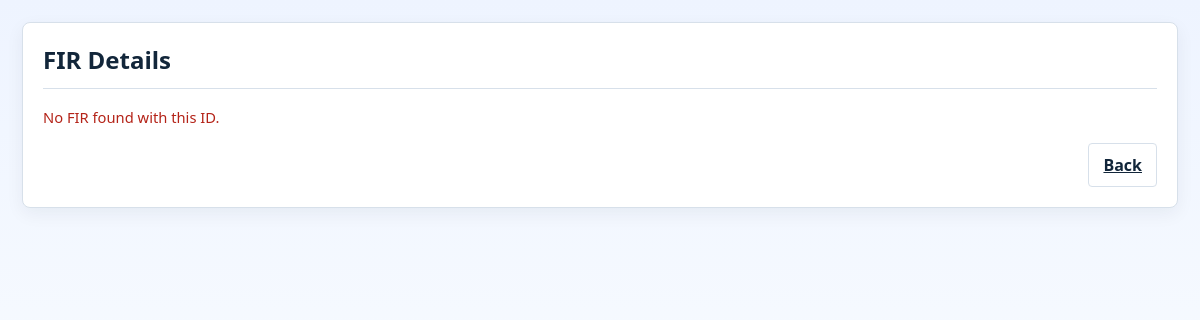
/fir/FIR011, run on an earlier commit of the app's database.
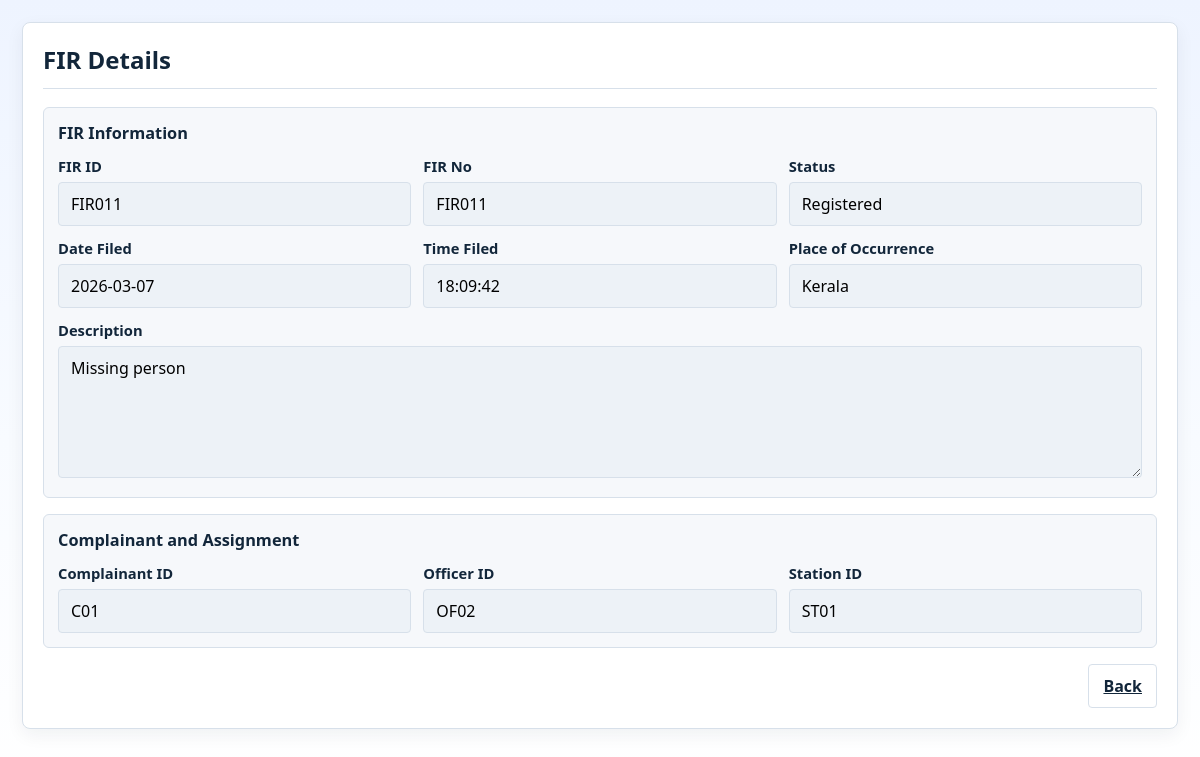
And on a later commit of the database.
### tables this page shows
CREATE TABLE fir (
        fir_id TEXT PRIMARY KEY,
        fir_no TEXT UNIQUE NOT NULL,
        date_filed TEXT NOT NULL,
        time_filed TEXT NOT NULL,
        place_of_occurrence TEXT NOT NULL,
        description TEXT NOT NULL,
        status TEXT NOT NULL DEFAULT 'Registered' CHECK (
            status IN ('Registered', 'Under Investigation', 'Pending Review', 'Rejected', 'Closed')
        ),
        complainant_id TEXT NOT NULL,
        officer_id TEXT NOT NULL,
        station_id TEXT NOT NULL,
        FOREIGN KEY (complainant_id) REFERENCES complainant(complainant_id),
        FOREIGN KEY (officer_id) REFERENCES officer(officer_id),
        FOREIGN KEY (station_id) REFERENCES police_station(station_id)
    );

### app.py (the view)
@app.route('/fir/<fir_id>')
def view_fir_details(fir_id):
    fir = backend.get_fir_by_id(fir_id)
    return render_template('fir_details.html', fir=fir)

### backend.py (called while the page is built)
def get_fir_by_id(fir_id):
    return database.fetch_one(
        """
        SELECT fir_id, fir_no, date_filed, time_filed, place_of_occurrence, description, status,
               complainant_id, officer_id, station_id
        FROM fir
        WHERE fir_id = ? OR fir_no = ?
        """,
        (fir_id, fir_id),
    )

### database.py (called while the page is built)
def get_connection() -> sqlite3.Connection:
    conn = sqlite3.connect(DB_PATH)
    conn.row_factory = sqlite3.Row
    conn.execute("PRAGMA foreign_keys = ON;")
    return conn

def fetch_one(query: str, params: Iterable[Any] = ()) -> dict[str, Any] | None:
    with get_connection() as conn:
        row = conn.execute(query, tuple(params)).fetchone()
    return dict(row) if row else None

### templates/fir_details.html (shortened to what this page needs)
<!doctype html>
<html lang="en">
<head>
  <link rel="stylesheet" href="{{ url_for('static', filename='css/style.css') }}">
</head>
<body>
  <main class="officer-page">
    <div class="officer-container">
      <article class="panel-card">
        <header class="panel-header">
          <h2>FIR Details</h2>
        </header>
        <hr>
        {% if fir %}
          <section class="form-box system-box">
            <h3>FIR Information</h3>
            <div class="form-grid three-col">
              <div class="field-group">
                <label>FIR ID</label>
                <input type="text" value="{{ fir.get('fir_id', fir.get('id', 'N/A')) }}" readonly>
              </div>
              <div class="field-group">
                <label>FIR No</label>
                <input type="text" value="{{ fir.get('fir_no', fir.get('title', 'N/A')) }}" readonly>
              </div>
              <div class="field-group">
                <label>Status</label>
                <input type="text" value="{{ fir.get('status', 'N/A') }}" readonly>
              </div>
              <div class="field-group">
                <label>Date Filed</label>
                <input type="text" value="{{ fir.get('date_filed', fir.get('date', 'N/A')) }}" readonly>
              </div>
              <div class="field-group">
                <label>Time Filed</label>
                <input type="text" value="{{ fir.get('time_filed', 'N/A') }}" readonly>
              </div>
              <div class="field-group">
                <label>Place of Occurrence</label>
                <input type="text" value="{{ fir.get('place_of_occurrence', fir.get('location', 'N/A')) }}" readonly>
              </div>
              <div class="field-group full-width">
                <label>Description</label>
                <textarea rows="5" readonly>{{ fir.get('description', '') }}</textarea>
              </div>
            </div>
          </section>
          <section class="form-box system-box">
            <h3>Complainant and Assignment</h3>
            <div class="form-grid three-col">
              <div class="field-group">
                <label>Complainant ID</label>
                <input type="text" value="{{ fir.get('complainant_id', 'N/A') }}" readonly>
              </div>
              <div class="field-group">
                <label>Officer ID</label>
                <input type="text" value="{{ fir.get('officer_id', 'N/A') }}" readonly>
              </div>
              <div class="field-group">
                <label>Station ID</label>
                <input type="text" value="{{ fir.get('station_id', 'N/A') }}" readonly>
              </div>
            </div>
          </section>
        {% else %}
          <p class="alert error">No FIR found with this ID.</p>
        {% endif %}
        <div class="form-actions">
          <a class="btn btn-secondary" href="{{ url_for('home') }}">Back</a>
        </div>
      </article>
    </div>
  </main>
</body>
</html>

### static/css/style.css (style rules this page uses)
:root { --bg: #f3f6fb; --card: #ffffff; --text: #12263a; --muted: #5c6f82; --primary: #0f3d63; --primary-hover: #0b2f4d; --secondary: #ffffff; --border: #d7e0ea; --danger: #b42318; --success: #067647; --shadow: 0 10px 24px rgba(18, 38, 58, 0.08); --shadow-soft: 0 6px 18px rgba(18, 38, 58, 0.06); }
* { box-sizing: border-box; }
body { margin: 0; font-family: "Segoe UI", Tahoma, Geneva, Verdana, sans-serif; color: var(--text); background: linear-gradient(180deg, #eef4ff 0%, #f8fbff 55%, #ffffff 100%); min-height: 100vh; }
h2, h3 { margin: 0; }
label { font-size: 0.92rem; font-weight: 600; display: block; margin-bottom: 6px; }
input, select, textarea { width: 100%; padding: 10px 12px; border: 1px solid var(--border); border-radius: 4px; font: inherit; background: #fff; }
input[readonly], textarea[readonly] { background: #edf2f7; cursor: not-allowed; }
textarea { resize: vertical; }
.btn { display: inline-flex; justify-content: center; align-items: center; gap: 6px; border-radius: 4px; padding: 10px 14px; font: inherit; font-weight: 600; cursor: pointer; border: 1px solid transparent; transition: all 0.2s ease; }
.btn-secondary { background: var(--secondary); color: var(--text); border-color: var(--border); }
.form-actions { display: flex; justify-content: flex-end; gap: 10px; flex-wrap: wrap; margin-top: 16px; }
hr { border: 0; border-top: 1px solid var(--border); margin: 12px 0 18px; }
.officer-page { min-height: 100vh; padding: 22px; }
.officer-container { max-width: 1200px; margin: 0 auto; }
.panel-card { background: #fff; border: 1px solid var(--border); border-radius: 8px; box-shadow: var(--shadow-soft); padding: 20px; }
.panel-header { margin-bottom: 2px; }
.form-box { margin-bottom: 16px; padding: 14px; border: 1px solid var(--border); border-radius: 6px; background: #fff; }
.form-box h3 { margin-bottom: 12px; font-size: 1.02rem; }
.system-box { background: #f6f8fb; }
.form-grid { display: grid; gap: 12px; }
.form-grid.three-col { grid-template-columns: repeat(3, minmax(0, 1fr)); }
.field-group { min-width: 0; }
.field-group.full-width { grid-column: 1 / -1; }

What changed in the data, as far as the page shows it:
added fir: get "FIR011", get "Registered", get "2026-03-07", get "18:09:42", get "Kerala", get "Missing person", get "C01", get "OF02", get "ST01"
Also different on the page:
text no longer shown: "No FIR found with this ID."
text now shown: "FIR Information FIR ID FIR No Status Date Filed Time Filed Place of Occurrence Description Complainant and Assignment Complainant ID Officer ID Station ID"
